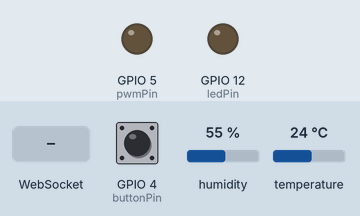
This sketch was run on a simulated ESP8266 (NodeMCU). Parts: output pins drawn as LEDs (lit = HIGH). The inputs (shaded band) are chosen by the test bench; at power-on: GPIO 4 (buttonPin) LOW, humidity 55 %, temperature 24 °C. WiFi joins after 1.5 s; servers stay silent unless stated; what the sketch prints to the serial monitor is not drawn.

Above: at 2.7 s.
2.8 s: WebSocket text "toggle" received
At 4.0 s:
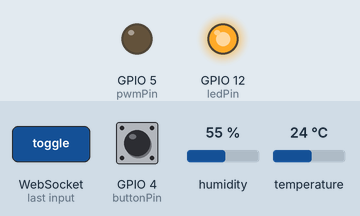
4.3 s: GPIO 4 (buttonPin) pulled HIGH for 0.15 s
At 5.5 s:
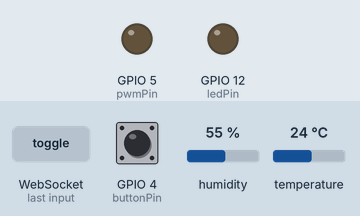
5.9 s: GPIO 4 (buttonPin) pulled HIGH for 1 s
At 7.1 s:
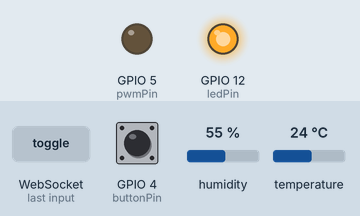
Timing chart, 0 to 8.9 s (numbered marks = the images above; inputs shaded):
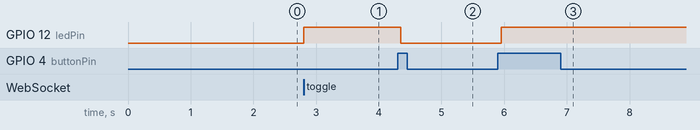

Measured:
- after the input at 2.8 s, GPIO 12 (ledPin): LOW → HIGH at once
- after the input at 4.3 s, GPIO 12 (ledPin): HIGH → LOW after 0.05 s
- after the input at 5.9 s, GPIO 12 (ledPin): LOW → HIGH after 0.05 s

The sketch:

tugas.ino
```cpp
#include <ESP8266WiFi.h>
#include <ESPAsyncTCP.h>
#include <ESPAsyncWebServer.h>
#include <DHT.h>

const char* ssid = "Infinix GT 30 Pro";
const char* password = "murahcpz";

// Konfigurasi Pin
const byte dhtPin = 2;        // D4 (GPIO 2)
const byte buttonPin = 4;     // D2 (GPIO 4)
const byte ledPin = 12;       // D6 (GPIO 12)
const byte pwmPin = 5;        // D1 (GPIO 5) untuk LED dimmer

DHT dht(dhtPin, DHT11);

// Variabel Pelacak Status
bool ledState = false;
String currentTemp = "--";
String currentHum = "--";
int pwmValue = 0;             // nilai PWM saat ini (0-1023)
int buttonState = LOW;
int lastButtonState = LOW;
unsigned long lastDebounceTime = 0;
const unsigned long debounceDelay = 50;
unsigned long lastTime = 0;

AsyncWebServer server(80);
AsyncWebSocket ws("/ws");

// ---------------- HTML & JAVASCRIPT (FRONT-END) ----------------
const char index_html[] PROGMEM = R"rawliteral(
<!DOCTYPE html>
<html>
<head>
  <meta name="viewport" content="width=device-width, initial-scale=1">
  <title>Real-Time IoT Web</title>
  <style>
    body { font-family: Arial; text-align: center; }
    .card { background: #f0f0f0; margin: 20px auto; padding: 20px; max-width: 300px; border-radius: 10px; }
    button { padding: 15px 30px; font-size: 20px; border-radius: 5px; cursor: pointer; color: white;}
    .btn-on { background-color: #4CAF50; }
    .btn-off { background-color: #f44336; }
    input[type=range] { width: 100%; }
  </style>
</head>
<body>
  <h1>Smart Room</h1>

  <div class="card">
    <h2>Suhu: <span id="tempValue">--</span> Celcius</h2>
  </div>

  <div class="card">
    <h2>Kelembapan: <span id="humValue">--</span> %</h2>
  </div>

  <div class="card">
    <h2>LED: <span id="ledStatus">OFF</span></h2>
    <button id="toggleBtn" class="btn-off" onclick="toggleLed()">Turn ON</button>
  </div>

  <!-- BARU: kartu slider dimmer -->
  <div class="card">
    <h2>Dimmer: <span id="pwmValue">0</span></h2>
    <input type="range" min="0" max="1023" value="0" id="pwmSlider"
           oninput="sendPWM(this.value)">
  </div>

  <script>
    var gateway = `ws://${window.location.hostname}/ws`;
    var websocket;

    window.addEventListener('load', onLoad);
    function onLoad(event) { initWebSocket(); }

    function initWebSocket() {
      websocket = new WebSocket(gateway);
      websocket.onopen    = onOpen;
      websocket.onclose   = onClose;
      websocket.onmessage = onMessage;
    }

    function onOpen(event) { console.log('WebSocket Terkoneksi'); }
    function onClose(event) { setTimeout(initWebSocket, 2000); }

    function toggleLed(){
      websocket.send('toggle');
    }

    // BARU: kirim nilai slider ke NodeMCU, format "pwm,512"
    function sendPWM(value){
      document.getElementById('pwmValue').innerHTML = value;
      if (websocket.readyState === WebSocket.OPEN) {
        websocket.send('pwm,' + value);
      }
    }

    function onMessage(event) {
      var dataObj = JSON.parse(event.data);

      if(dataObj.suhu !== undefined) {
         document.getElementById('tempValue').innerHTML = dataObj.suhu;
      }

      if(dataObj.hum !== undefined) {
         document.getElementById('humValue').innerHTML = dataObj.hum;
      }

      // BARU: sinkronkan posisi slider dengan nilai dari NodeMCU
      if(dataObj.pwm !== undefined) {
         document.getElementById('pwmSlider').value = dataObj.pwm;
         document.getElementById('pwmValue').innerHTML = dataObj.pwm;
      }

      if(dataObj.led !== undefined) {
         var btn = document.getElementById('toggleBtn');
         var status = document.getElementById('ledStatus');
         if(dataObj.led == "1"){
           status.innerHTML = "ON";
           btn.innerHTML = "Turn OFF";
           btn.className = "btn-on";
         } else {
           status.innerHTML = "OFF";
           btn.innerHTML = "Turn ON";
           btn.className = "btn-off";
         }
      }
    }
  </script>
</body>
</html>
)rawliteral";

// ---------------- BACK-END & WEBSOCKET LOGIC ----------------

void notifyClients() {
  String jsonString = "{\"led\":\"" + String(ledState ? 1 : 0) + "\", ";
  jsonString += "\"suhu\":\"" + currentTemp + "\", ";
  jsonString += "\"hum\":\"" + currentHum + "\", ";
  jsonString += "\"pwm\":\"" + String(pwmValue) + "\"}";   // BARU: kirim nilai PWM
  ws.textAll(jsonString);
}

void handleWebSocketMessage(void *arg, uint8_t *data, size_t len) {
  AwsFrameInfo *info = (AwsFrameInfo*)arg;
  if (info->final && info->index == 0 && info->len == len && info->opcode == WS_TEXT) {

    // Ubah data mentah menjadi String agar mudah diperiksa
    String message = "";
    for (size_t i = 0; i < len; i++) {
      message += (char)data[i];
    }

    if (message == "toggle") {
      ledState = !ledState;
      notifyClients();
    }
    // BARU: cek apakah pesan diawali "pwm,"
    else if (message.startsWith("pwm,")) {
      int nilai = message.substring(4).toInt();   // ambil angka setelah "pwm,"
      pwmValue = constrain(nilai, 0, 1023);       // batasi 0-1023
      analogWrite(pwmPin, pwmValue);              // atur kecerahan LED
    }
  }
}

void onEvent(AsyncWebSocket *server, AsyncWebSocketClient *client, AwsEventType type,
             void *arg, uint8_t *data, size_t len) {
  switch (type) {
    case WS_EVT_CONNECT:
      Serial.printf("Client WebSocket #%u terhubung\n", client->id());
      notifyClients();
      break;
    case WS_EVT_DISCONNECT:
      Serial.printf("Client WebSocket #%u terputus\n", client->id());
      break;
    case WS_EVT_DATA:
      handleWebSocketMessage(arg, data, len);
      break;
  }
}

void setup() {
  Serial.begin(115200);

  pinMode(buttonPin, INPUT);
  pinMode(ledPin, OUTPUT);
  pinMode(pwmPin, OUTPUT);          // BARU
  digitalWrite(ledPin, LOW);
  analogWriteRange(1023);           // BARU: rentang PWM 0-1023
  analogWrite(pwmPin, 0);           // BARU: LED dimmer mulai mati
  dht.begin();

  WiFi.mode(WIFI_STA);
  WiFi.begin(ssid, password);
  while (WiFi.status() != WL_CONNECTED) { delay(500); Serial.print("."); }
  Serial.println("\nIP Address: " + WiFi.localIP().toString());

  server.on("/", HTTP_GET, [](AsyncWebServerRequest *request){
    request->send_P(200, "text/html", index_html);
  });

  ws.onEvent(onEvent);
  server.addHandler(&ws);
  server.begin();
}

void loop() {
  ws.cleanupClients();

  // 1. LED on/off mengikuti status
  digitalWrite(ledPin, ledState ? HIGH : LOW);

  // 2. Tombol fisik (debounce)
  int reading = digitalRead(buttonPin);
  if (reading != lastButtonState) {
    lastDebounceTime = millis();
  }
  if ((millis() - lastDebounceTime) > debounceDelay) {
    if (reading != buttonState) {
      buttonState = reading;
      if (buttonState == HIGH) {
        ledState = !ledState;
        notifyClients();
      }
    }
  }
  lastButtonState = reading;

  // 3. Baca suhu + kelembapan tiap 3 detik
  if ((millis() - lastTime) > 3000) {
    float t = dht.readTemperature();
    float h = dht.readHumidity();

    if (!isnan(t)) {
      currentTemp = String(t, 1);
    }
    if (!isnan(h)) {
      currentHum = String(h, 1);
    }
    if (!isnan(t) || !isnan(h)) {
      notifyClients();
    }
    lastTime = millis();
  }
}
```
